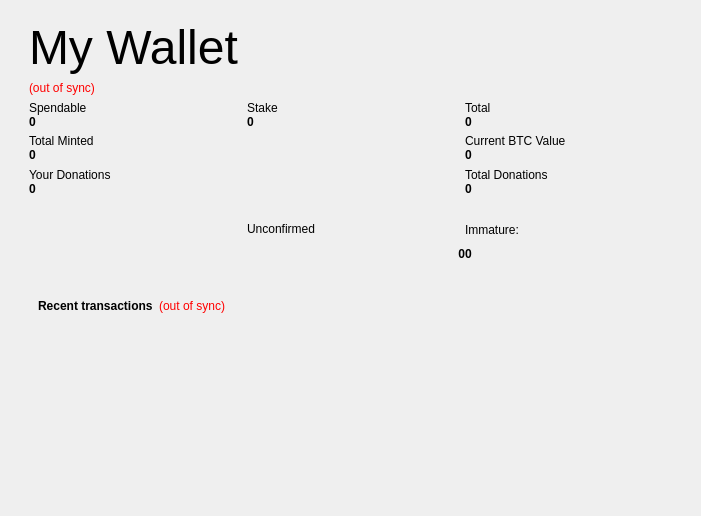
<?xml version="1.0" encoding="UTF-8"?>
<ui version="4.0">
 <class>OverviewPage</class>
 <widget class="QWidget" name="OverviewPage">
  <property name="geometry">
   <rect>
    <x>0</x>
    <y>0</y>
    <width>701</width>
    <height>516</height>
   </rect>
  </property>
  <property name="windowTitle">
   <string>Form</string>
  </property>
  <property name="styleSheet">
   <string notr="true">QWidget#OverviewPage{
background-color:qlineargradient(spread:pad, x1:0, y1:0, x2:.04, y2:0, stop:0 rgba(225, 225, 225, 255), stop:1 rgba(250, 250, 250, 250))
}</string>
  </property>
  <layout class="QVBoxLayout" name="verticalLayout_7" stretch="0">
   <property name="leftMargin">
    <number>0</number>
   </property>
   <property name="rightMargin">
    <number>9</number>
   </property>
   <item>
    <layout class="QHBoxLayout" name="horizontalLayout_3">
     <property name="spacing">
      <number>0</number>
     </property>
     <property name="bottomMargin">
      <number>0</number>
     </property>
     <item>
      <spacer name="horizontalSpacer_3">
       <property name="orientation">
        <enum>Qt::Horizontal</enum>
       </property>
       <property name="sizeType">
        <enum>QSizePolicy::Fixed</enum>
       </property>
       <property name="sizeHint" stdset="0">
        <size>
         <width>20</width>
         <height>0</height>
        </size>
       </property>
      </spacer>
     </item>
     <item>
      <layout class="QVBoxLayout" name="verticalLayout_2">
       <item>
        <widget class="QFrame" name="frame">
         <property name="styleSheet">
          <string notr="true"/>
         </property>
         <property name="frameShape">
          <enum>QFrame::NoFrame</enum>
         </property>
         <property name="frameShadow">
          <enum>QFrame::Plain</enum>
         </property>
         <layout class="QVBoxLayout" name="verticalLayout_4">
          <property name="spacing">
           <number>0</number>
          </property>
          <property name="leftMargin">
           <number>0</number>
          </property>
          <property name="topMargin">
           <number>0</number>
          </property>
          <property name="rightMargin">
           <number>0</number>
          </property>
          <property name="bottomMargin">
           <number>0</number>
          </property>
          <item>
           <widget class="QFrame" name="frame_4">
            <property name="frameShape">
             <enum>QFrame::NoFrame</enum>
            </property>
            <property name="frameShadow">
             <enum>QFrame::Plain</enum>
            </property>
            <layout class="QVBoxLayout" name="verticalLayout_6">
             <item>
              <layout class="QHBoxLayout" name="horizontalLayout">
               <property name="spacing">
                <number>6</number>
               </property>
               <property name="sizeConstraint">
                <enum>QLayout::SetDefaultConstraint</enum>
               </property>
               <property name="bottomMargin">
                <number>0</number>
               </property>
               <item>
                <widget class="QLabel" name="labMyWallet">
                 <property name="font">
                  <font>
                   <pointsize>36</pointsize>
                  </font>
                 </property>
                 <property name="text">
                  <string>My Wallet</string>
                 </property>
                </widget>
               </item>
               <item>
                <spacer name="horizontalSpacer_2">
                 <property name="orientation">
                  <enum>Qt::Horizontal</enum>
                 </property>
                 <property name="sizeHint" stdset="0">
                  <size>
                   <width>40</width>
                   <height>20</height>
                  </size>
                 </property>
                </spacer>
               </item>
              </layout>
             </item>
             <item>
              <widget class="QLabel" name="labelWalletStatus">
               <property name="toolTip">
                <string>The displayed information may be out of date. Your wallet automatically synchronizes with the BitBay network after a connection is established, but this process has not completed yet.</string>
               </property>
               <property name="styleSheet">
                <string notr="true">QLabel { color: red; }</string>
               </property>
               <property name="text">
                <string notr="true">(out of sync)</string>
               </property>
               <property name="alignment">
                <set>Qt::AlignLeading|Qt::AlignLeft|Qt::AlignVCenter</set>
               </property>
              </widget>
             </item>
             <item>
              <layout class="QGridLayout" name="gridLayout">
               <property name="spacing">
                <number>0</number>
               </property>
               <item row="6" column="0">
                <widget class="QLabel" name="labelTotalMintedText">
                 <property name="text">
                  <string>Total Minted</string>
                 </property>
                </widget>
               </item>
               <item row="6" column="2">
                <widget class="QLabel" name="labelBtcValueText">
                 <property name="text">
                  <string>Current BTC Value</string>
                 </property>
                </widget>
               </item>
               <item row="0" column="1">
                <widget class="QLabel" name="label_6">
                 <property name="palette">
                  <palette>
                   <active>
                    <colorrole role="WindowText">
                     <brush brushstyle="SolidPattern">
                      <color alpha="255">
                       <red>0</red>
                       <green>0</green>
                       <blue>0</blue>
                      </color>
                     </brush>
                    </colorrole>
                   </active>
                   <inactive>
                    <colorrole role="WindowText">
                     <brush brushstyle="SolidPattern">
                      <color alpha="255">
                       <red>0</red>
                       <green>0</green>
                       <blue>0</blue>
                      </color>
                     </brush>
                    </colorrole>
                   </inactive>
                   <disabled>
                    <colorrole role="WindowText">
                     <brush brushstyle="SolidPattern">
                      <color alpha="255">
                       <red>120</red>
                       <green>120</green>
                       <blue>120</blue>
                      </color>
                     </brush>
                    </colorrole>
                   </disabled>
                  </palette>
                 </property>
                 <property name="text">
                  <string>Stake</string>
                 </property>
                </widget>
               </item>
               <item row="4" column="2">
                <widget class="QLabel" name="labelTotal">
                 <property name="palette">
                  <palette>
                   <active>
                    <colorrole role="WindowText">
                     <brush brushstyle="SolidPattern">
                      <color alpha="255">
                       <red>0</red>
                       <green>0</green>
                       <blue>0</blue>
                      </color>
                     </brush>
                    </colorrole>
                   </active>
                   <inactive>
                    <colorrole role="WindowText">
                     <brush brushstyle="SolidPattern">
                      <color alpha="255">
                       <red>0</red>
                       <green>0</green>
                       <blue>0</blue>
                      </color>
                     </brush>
                    </colorrole>
                   </inactive>
                   <disabled>
                    <colorrole role="WindowText">
                     <brush brushstyle="SolidPattern">
                      <color alpha="255">
                       <red>120</red>
                       <green>120</green>
                       <blue>120</blue>
                      </color>
                     </brush>
                    </colorrole>
                   </disabled>
                  </palette>
                 </property>
                 <property name="font">
                  <font>
                   <weight>75</weight>
                   <bold>true</bold>
                  </font>
                 </property>
                 <property name="cursor">
                  <cursorShape>IBeamCursor</cursorShape>
                 </property>
                 <property name="toolTip">
                  <string>Your current total balance</string>
                 </property>
                 <property name="text">
                  <string notr="true">0</string>
                 </property>
                 <property name="textInteractionFlags">
                  <set>Qt::LinksAccessibleByMouse|Qt::TextSelectableByKeyboard|Qt::TextSelectableByMouse</set>
                 </property>
                </widget>
               </item>
               <item row="7" column="0">
                <widget class="QLabel" name="labelTotalMinted">
                 <property name="font">
                  <font>
                   <weight>75</weight>
                   <bold>true</bold>
                  </font>
                 </property>
                 <property name="text">
                  <string>0</string>
                 </property>
                </widget>
               </item>
               <item row="5" column="0">
                <spacer name="verticalSpacer_5">
                 <property name="orientation">
                  <enum>Qt::Vertical</enum>
                 </property>
                 <property name="sizeHint" stdset="0">
                  <size>
                   <width>20</width>
                   <height>10</height>
                  </size>
                 </property>
                </spacer>
               </item>
               <item row="16" column="0">
                <spacer name="verticalSpacer_8">
                 <property name="orientation">
                  <enum>Qt::Vertical</enum>
                 </property>
                 <property name="sizeHint" stdset="0">
                  <size>
                   <width>20</width>
                   <height>10</height>
                  </size>
                 </property>
                </spacer>
               </item>
               <item row="0" column="0">
                <widget class="QLabel" name="label">
                 <property name="text">
                  <string>Spendable</string>
                 </property>
                </widget>
               </item>
               <item row="26" column="1">
                <widget class="QLabel" name="label_3">
                 <property name="palette">
                  <palette>
                   <active>
                    <colorrole role="WindowText">
                     <brush brushstyle="SolidPattern">
                      <color alpha="255">
                       <red>0</red>
                       <green>0</green>
                       <blue>0</blue>
                      </color>
                     </brush>
                    </colorrole>
                   </active>
                   <inactive>
                    <colorrole role="WindowText">
                     <brush brushstyle="SolidPattern">
                      <color alpha="255">
                       <red>0</red>
                       <green>0</green>
                       <blue>0</blue>
                      </color>
                     </brush>
                    </colorrole>
                   </inactive>
                   <disabled>
                    <colorrole role="WindowText">
                     <brush brushstyle="SolidPattern">
                      <color alpha="255">
                       <red>120</red>
                       <green>120</green>
                       <blue>120</blue>
                      </color>
                     </brush>
                    </colorrole>
                   </disabled>
                  </palette>
                 </property>
                 <property name="text">
                  <string>&lt;html&gt;&lt;head/&gt;&lt;body&gt;&lt;p&gt;Unconfirmed&lt;/p&gt;&lt;/body&gt;&lt;/html&gt;</string>
                 </property>
                </widget>
               </item>
               <item row="4" column="0">
                <widget class="QLabel" name="labelBalance">
                 <property name="font">
                  <font>
                   <weight>75</weight>
                   <bold>true</bold>
                  </font>
                 </property>
                 <property name="cursor">
                  <cursorShape>IBeamCursor</cursorShape>
                 </property>
                 <property name="toolTip">
                  <string>Your current spendable balance</string>
                 </property>
                 <property name="styleSheet">
                  <string notr="true">top: -5px;</string>
                 </property>
                 <property name="text">
                  <string notr="true">0</string>
                 </property>
                 <property name="textInteractionFlags">
                  <set>Qt::LinksAccessibleByMouse|Qt::TextSelectableByKeyboard|Qt::TextSelectableByMouse</set>
                 </property>
                </widget>
               </item>
               <item row="4" column="1">
                <widget class="QLabel" name="labelStake">
                 <property name="palette">
                  <palette>
                   <active>
                    <colorrole role="WindowText">
                     <brush brushstyle="SolidPattern">
                      <color alpha="255">
                       <red>0</red>
                       <green>0</green>
                       <blue>0</blue>
                      </color>
                     </brush>
                    </colorrole>
                   </active>
                   <inactive>
                    <colorrole role="WindowText">
                     <brush brushstyle="SolidPattern">
                      <color alpha="255">
                       <red>0</red>
                       <green>0</green>
                       <blue>0</blue>
                      </color>
                     </brush>
                    </colorrole>
                   </inactive>
                   <disabled>
                    <colorrole role="WindowText">
                     <brush brushstyle="SolidPattern">
                      <color alpha="255">
                       <red>120</red>
                       <green>120</green>
                       <blue>120</blue>
                      </color>
                     </brush>
                    </colorrole>
                   </disabled>
                  </palette>
                 </property>
                 <property name="font">
                  <font>
                   <weight>75</weight>
                   <bold>true</bold>
                  </font>
                 </property>
                 <property name="cursor">
                  <cursorShape>IBeamCursor</cursorShape>
                 </property>
                 <property name="toolTip">
                  <string>Total of coins that was staked, and do not yet count toward the current balance</string>
                 </property>
                 <property name="text">
                  <string notr="true">0</string>
                 </property>
                 <property name="textInteractionFlags">
                  <set>Qt::LinksAccessibleByMouse|Qt::TextSelectableByKeyboard|Qt::TextSelectableByMouse</set>
                 </property>
                </widget>
               </item>
               <item row="11" column="0">
                <spacer name="verticalSpacer_7">
                 <property name="orientation">
                  <enum>Qt::Vertical</enum>
                 </property>
                 <property name="sizeHint" stdset="0">
                  <size>
                   <width>20</width>
                   <height>10</height>
                  </size>
                 </property>
                </spacer>
               </item>
               <item row="26" column="2">
                <widget class="QLabel" name="labelImmatureText">
                 <property name="palette">
                  <palette>
                   <active>
                    <colorrole role="WindowText">
                     <brush brushstyle="SolidPattern">
                      <color alpha="255">
                       <red>0</red>
                       <green>0</green>
                       <blue>0</blue>
                      </color>
                     </brush>
                    </colorrole>
                    <colorrole role="Text">
                     <brush brushstyle="SolidPattern">
                      <color alpha="255">
                       <red>0</red>
                       <green>0</green>
                       <blue>0</blue>
                      </color>
                     </brush>
                    </colorrole>
                   </active>
                   <inactive>
                    <colorrole role="WindowText">
                     <brush brushstyle="SolidPattern">
                      <color alpha="255">
                       <red>0</red>
                       <green>0</green>
                       <blue>0</blue>
                      </color>
                     </brush>
                    </colorrole>
                    <colorrole role="Text">
                     <brush brushstyle="SolidPattern">
                      <color alpha="255">
                       <red>0</red>
                       <green>0</green>
                       <blue>0</blue>
                      </color>
                     </brush>
                    </colorrole>
                   </inactive>
                   <disabled>
                    <colorrole role="WindowText">
                     <brush brushstyle="SolidPattern">
                      <color alpha="255">
                       <red>120</red>
                       <green>120</green>
                       <blue>120</blue>
                      </color>
                     </brush>
                    </colorrole>
                    <colorrole role="Text">
                     <brush brushstyle="SolidPattern">
                      <color alpha="255">
                       <red>120</red>
                       <green>120</green>
                       <blue>120</blue>
                      </color>
                     </brush>
                    </colorrole>
                   </disabled>
                  </palette>
                 </property>
                 <property name="text">
                  <string>Immature:</string>
                 </property>
                </widget>
               </item>
               <item row="0" column="2">
                <widget class="QLabel" name="labelTotalText">
                 <property name="palette">
                  <palette>
                   <active>
                    <colorrole role="WindowText">
                     <brush brushstyle="SolidPattern">
                      <color alpha="255">
                       <red>0</red>
                       <green>0</green>
                       <blue>0</blue>
                      </color>
                     </brush>
                    </colorrole>
                   </active>
                   <inactive>
                    <colorrole role="WindowText">
                     <brush brushstyle="SolidPattern">
                      <color alpha="255">
                       <red>0</red>
                       <green>0</green>
                       <blue>0</blue>
                      </color>
                     </brush>
                    </colorrole>
                   </inactive>
                   <disabled>
                    <colorrole role="WindowText">
                     <brush brushstyle="SolidPattern">
                      <color alpha="255">
                       <red>120</red>
                       <green>120</green>
                       <blue>120</blue>
                      </color>
                     </brush>
                    </colorrole>
                   </disabled>
                  </palette>
                 </property>
                 <property name="text">
                  <string>Total</string>
                 </property>
                </widget>
               </item>
               <item row="22" column="0">
                <spacer name="verticalSpacer_10">
                 <property name="orientation">
                  <enum>Qt::Vertical</enum>
                 </property>
                 <property name="sizeHint" stdset="0">
                  <size>
                   <width>20</width>
                   <height>10</height>
                  </size>
                 </property>
                </spacer>
               </item>
               <item row="27" column="2">
                <widget class="QLabel" name="labelImmature">
                 <property name="font">
                  <font>
                   <weight>75</weight>
                   <bold>true</bold>
                  </font>
                 </property>
                 <property name="text">
                  <string>0</string>
                 </property>
                </widget>
               </item>
               <item row="26" column="0">
                <spacer name="verticalSpacer_4">
                 <property name="orientation">
                  <enum>Qt::Vertical</enum>
                 </property>
                 <property name="sizeHint" stdset="0">
                  <size>
                   <width>20</width>
                   <height>40</height>
                  </size>
                 </property>
                </spacer>
               </item>
               <item row="27" column="1">
                <widget class="QLabel" name="labelUnconfirmed">
                 <property name="palette">
                  <palette>
                   <active>
                    <colorrole role="WindowText">
                     <brush brushstyle="SolidPattern">
                      <color alpha="255">
                       <red>0</red>
                       <green>0</green>
                       <blue>0</blue>
                      </color>
                     </brush>
                    </colorrole>
                   </active>
                   <inactive>
                    <colorrole role="WindowText">
                     <brush brushstyle="SolidPattern">
                      <color alpha="255">
                       <red>0</red>
                       <green>0</green>
                       <blue>0</blue>
                      </color>
                     </brush>
                    </colorrole>
                   </inactive>
                   <disabled>
                    <colorrole role="WindowText">
                     <brush brushstyle="SolidPattern">
                      <color alpha="255">
                       <red>120</red>
                       <green>120</green>
                       <blue>120</blue>
                      </color>
                     </brush>
                    </colorrole>
                   </disabled>
                  </palette>
                 </property>
                 <property name="font">
                  <font>
                   <weight>75</weight>
                   <bold>true</bold>
                  </font>
                 </property>
                 <property name="cursor">
                  <cursorShape>IBeamCursor</cursorShape>
                 </property>
                 <property name="toolTip">
                  <string>Total of transactions that have yet to be confirmed, and do not yet count toward the current balance</string>
                 </property>
                 <property name="layoutDirection">
                  <enum>Qt::LeftToRight</enum>
                 </property>
                 <property name="text">
                  <string notr="true">0</string>
                 </property>
                 <property name="alignment">
                  <set>Qt::AlignRight|Qt::AlignTrailing|Qt::AlignVCenter</set>
                 </property>
                 <property name="textInteractionFlags">
                  <set>Qt::LinksAccessibleByMouse|Qt::TextSelectableByKeyboard|Qt::TextSelectableByMouse</set>
                 </property>
                </widget>
               </item>
               <item row="19" column="0">
                <spacer name="verticalSpacer_9">
                 <property name="orientation">
                  <enum>Qt::Vertical</enum>
                 </property>
                 <property name="sizeHint" stdset="0">
                  <size>
                   <width>20</width>
                   <height>10</height>
                  </size>
                 </property>
                </spacer>
               </item>
               <item row="7" column="2">
                <widget class="QLabel" name="labelBtcValue">
                 <property name="font">
                  <font>
                   <weight>75</weight>
                   <bold>true</bold>
                  </font>
                 </property>
                 <property name="text">
                  <string>0</string>
                 </property>
                </widget>
               </item>
               <item row="12" column="0">
                <widget class="QLabel" name="labelYourDonationsText">
                 <property name="text">
                  <string>Your Donations</string>
                 </property>
                </widget>
               </item>
               <item row="13" column="0">
                <widget class="QLabel" name="labelYourDonations">
                 <property name="font">
                  <font>
                   <weight>75</weight>
                   <bold>true</bold>
                  </font>
                 </property>
                 <property name="text">
                  <string>0</string>
                 </property>
                </widget>
               </item>
               <item row="12" column="2">
                <widget class="QLabel" name="labelTotalDonationsText">
                 <property name="text">
                  <string>Total Donations</string>
                 </property>
                </widget>
               </item>
               <item row="13" column="2">
                <widget class="QLabel" name="labelTotalDonations">
                 <property name="font">
                  <font>
                   <weight>75</weight>
                   <bold>true</bold>
                  </font>
                 </property>
                 <property name="text">
                  <string>0</string>
                 </property>
                </widget>
               </item>
              </layout>
             </item>
             <item>
              <widget class="QLabel" name="labelInfoPlatform">
               <property name="text">
                <string/>
               </property>
              </widget>
             </item>
             <item>
              <layout class="QVBoxLayout" name="verticalLayout_3">
               <item>
                <widget class="QFrame" name="frame_2">
                 <property name="minimumSize">
                  <size>
                   <width>350</width>
                   <height>0</height>
                  </size>
                 </property>
                 <property name="styleSheet">
                  <string notr="true"/>
                 </property>
                 <property name="frameShape">
                  <enum>QFrame::NoFrame</enum>
                 </property>
                 <property name="frameShadow">
                  <enum>QFrame::Plain</enum>
                 </property>
                 <layout class="QVBoxLayout" name="verticalLayout">
                  <property name="spacing">
                   <number>0</number>
                  </property>
                  <property name="leftMargin">
                   <number>0</number>
                  </property>
                  <property name="topMargin">
                   <number>0</number>
                  </property>
                  <property name="rightMargin">
                   <number>0</number>
                  </property>
                  <property name="bottomMargin">
                   <number>0</number>
                  </property>
                  <item>
                   <widget class="QFrame" name="frame_3">
                    <property name="minimumSize">
                     <size>
                      <width>0</width>
                      <height>10</height>
                     </size>
                    </property>
                    <property name="frameShape">
                     <enum>QFrame::NoFrame</enum>
                    </property>
                    <property name="frameShadow">
                     <enum>QFrame::Plain</enum>
                    </property>
                    <layout class="QVBoxLayout" name="verticalLayout_5">
                     <property name="leftMargin">
                      <number>9</number>
                     </property>
                     <item>
                      <layout class="QHBoxLayout" name="horizontalLayout_2">
                       <item>
                        <widget class="QLabel" name="label_4">
                         <property name="text">
                          <string>&lt;b&gt;Recent transactions&lt;/b&gt;</string>
                         </property>
                        </widget>
                       </item>
                       <item>
                        <widget class="QLabel" name="labelTransactionsStatus">
                         <property name="toolTip">
                          <string>The displayed information may be out of date. Your wallet automatically synchronizes with the BitBay network after a connection is established, but this process has not completed yet.</string>
                         </property>
                         <property name="styleSheet">
                          <string notr="true">QLabel { color: red; }</string>
                         </property>
                         <property name="text">
                          <string notr="true">(out of sync)</string>
                         </property>
                         <property name="alignment">
                          <set>Qt::AlignRight|Qt::AlignTrailing|Qt::AlignVCenter</set>
                         </property>
                        </widget>
                       </item>
                       <item>
                        <spacer name="horizontalSpacer">
                         <property name="orientation">
                          <enum>Qt::Horizontal</enum>
                         </property>
                         <property name="sizeHint" stdset="0">
                          <size>
                           <width>40</width>
                           <height>20</height>
                          </size>
                         </property>
                        </spacer>
                       </item>
                      </layout>
                     </item>
                     <item>
                      <widget class="QListView" name="listTransactions">
                       <property name="styleSheet">
                        <string notr="true">QListView { background: transparent; }</string>
                       </property>
                       <property name="frameShape">
                        <enum>QFrame::NoFrame</enum>
                       </property>
                       <property name="verticalScrollBarPolicy">
                        <enum>Qt::ScrollBarAlwaysOff</enum>
                       </property>
                       <property name="horizontalScrollBarPolicy">
                        <enum>Qt::ScrollBarAlwaysOff</enum>
                       </property>
                       <property name="selectionMode">
                        <enum>QAbstractItemView::NoSelection</enum>
                       </property>
                      </widget>
                     </item>
                    </layout>
                    <zorder>listTransactions</zorder>
                   </widget>
                  </item>
                 </layout>
                </widget>
               </item>
              </layout>
             </item>
            </layout>
           </widget>
          </item>
         </layout>
        </widget>
       </item>
      </layout>
     </item>
    </layout>
   </item>
  </layout>
 </widget>
 <resources/>
 <connections/>
</ui>
